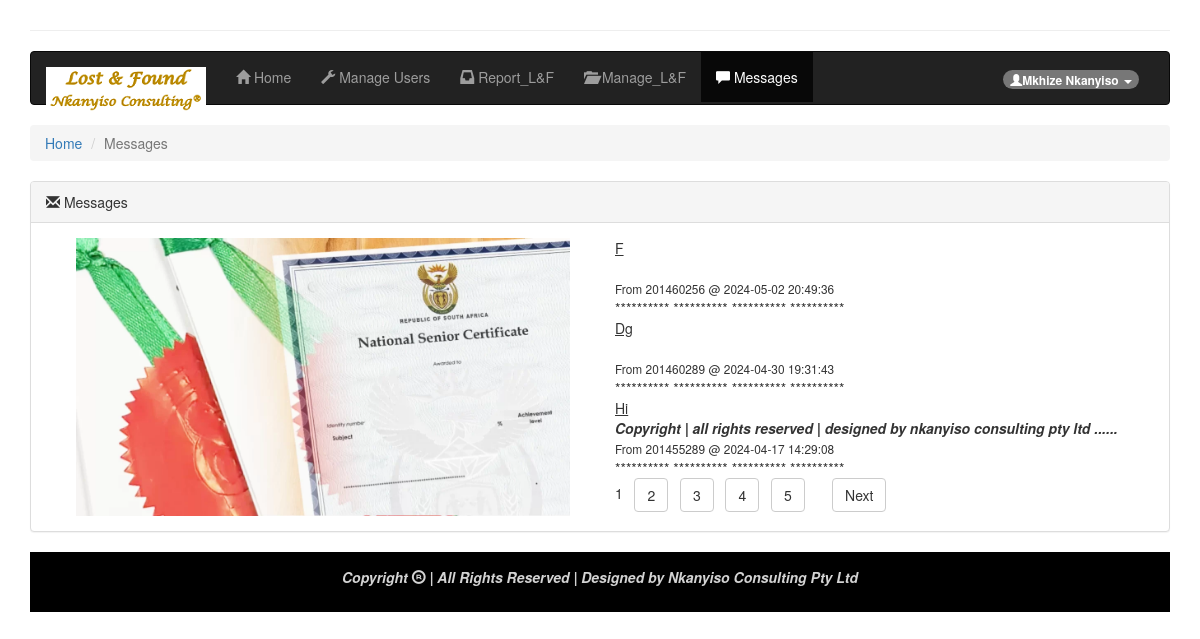
/messages.php (signed in), run on the app's committed database.
### tables this page shows
CREATE TABLE `comments` (
  `comment_id` int(11) NOT NULL,
  `student_no` text NOT NULL,
  `salute` text NOT NULL,
  `comment` varchar(200) NOT NULL,
  `comment_at` timestamp NOT NULL DEFAULT current_timestamp() ON UPDATE current_timestamp()
);

### messages.php (the view, shortened to what this page needs)
<?php
  include 'include_lf/connect.php';
  include 'include_lf/pagination_msg.php';
  $role = $_SESSION['role'];
  $surname = $_SESSION['surname'];
  $fullnames = $_SESSION['fullnames'];
?>
<!DOCTYPE html>
<html lang="en">
  <head>
      <link rel="stylesheet" href="https://maxcdn.bootstrapcdn.com/bootstrap/3.4.1/css/bootstrap.min.css">
      <link href="assets/css/bootstrap.min.css" rel="stylesheet">
  </head>
  <body>
    <div class="container">
      <hr/>
      <nav class="navbar navbar-inverse">
        <div class="container-fluid">
          <div class="navbar-header">
            <div class="navbar-header">
              <a class="navbar-brand" href="#"><img src="assets/images/logos.png" alt="logo"></a>
            </div>
          </div>
          <div class="collapse navbar-collapse" id="bs-example-navbar-collapse-1">
            <ul class="nav navbar-nav">
              <li>
                <a href="home.php"><i class="glyphicon glyphicon-home"></i> Home</a>
              </li>
              <li>
                <?php if ($role == 'Admin') { ?>
                  <a href="manage_users.php"><i class="glyphicon glyphicon-wrench"></i> Manage Users</a>
                <?php } ?>
              </li>
              <li>
                  <a href="report_lf.php"><i class="glyphicon glyphicon-inbox"></i> Report_L&F</a>
              </li>
              <li>
                <?php if ($role == 'Admin') { ?>
                  <a href="manage_lf.php"><i class="glyphicon glyphicon-folder-open"></i> Manage_L&F</a>
                <?php } ?>
              </li>
              <li class="active">
                <?php if ($role == 'Admin') { ?>
                  <a href="messages.php"><i class="glyphicon glyphicon-comment"></i> Messages</a>
                <?php } ?>
              </li>
            </ul>
            <ul class="nav navbar-nav navbar-right">
              <li class="dropdown">
                <a href="#" style="color: lightblue" class="dropdown-toggle" data-toggle="dropdown">
                  <span class="badge badge-light"> <i class="glyphicon glyphicon-user "></i><?php echo ucwords($surname.' '.$fullnames); ?> <span class="caret"></span></span></a>
              </li>
            </ul>
          </div>
        </div>
      </nav>
    <ol class="breadcrumb">
      <li><a href="home.php">Home</a></li>
		  <li class="active">Messages</li>
		</ol>
    <div class="panel panel-default">
      <div class="panel-heading">
        <?php if ($role == 'Admin') { ?>
				<div class="page-heading"> <i class="glyphicon glyphicon-envelope"></i> Messages</div>
        <?php } ?>
			</div>
      <div class="panel-body">
        <div class="col-md-6">
          <div class="col-sm-12">
            <img src="assets/images/report.WEBP" class="responsive_pics" alt="Isithome">
          </div>
        </div>
        <div class="col-md-6">
            <?php
            if (mysqli_num_rows($results) >= 1) {
              while($row = mysqli_fetch_array($results))
                {
                    $salute = ucwords($row['salute']);
                    $student_no = $row['student_no'];
                    $comment = ucfirst($row['comment']);
                    $comment_at= $row['comment_at'];
                    echo "<u>".$salute."</u>";
                    echo "<br>";
                    echo "<i><b>".$comment."</b></i>";
                    echo "<br>";
                    echo "<small>"."From ".$student_no." @ ".$comment_at."</small>";
                    echo "<br>";
                    echo "********** ********** ********** **********";
                    echo "<br>";
                  }
                }
              else
                {
                  echo "Nothing new have been reported for now";
                }
            ?>
            <div id="pagination_controls"><?php echo $paginationCtrls; ?></div>
          </div>
        <br>
      </div>
      </div>
      <footer>
        <p style="color: lightgrey" align="center"><i><b> Copyright <i class="glyphicon glyphicon-registration-mark"></i> | All Rights Reserved | Designed by Nkanyiso Consulting Pty Ltd</b></i></p>
      </footer>
    </div>
  </body>
</html>

### include_lf/pagination_msg.php (shortened to what this page needs)
<?php
	$query=mysqli_query($connect,"SELECT COUNT(`comment_id`) FROM `comments`; ");
	$row = mysqli_fetch_row($query);
	$rows = $row[0];
	$page_rows = 3;
	$last = ceil($rows/$page_rows);
	$pagenum = 1;
	$limit = 'LIMIT ' .($pagenum - 1) * $page_rows .',' .$page_rows;
	$results=mysqli_query($connect,"SELECT * FROM `comments` ORDER BY `comment_id` DESC $limit");
	$paginationCtrls = '';
	if($last != 1){
	$paginationCtrls .= ''.$pagenum.' &nbsp; ';
	for($i = $pagenum+1; $i <= $last; $i++){
		$paginationCtrls .= '<a href="'.$_SERVER['PHP_SELF'].'?pn='.$i.'"class="btn btn-default">'.$i.'</a> &nbsp; ';
		if($i >= $pagenum+4){
			break;
		}
	}
    if ($pagenum != $last) {
        $next = $pagenum + 1;
        $paginationCtrls .= ' &nbsp; &nbsp; <a href="'.$_SERVER['PHP_SELF'].'?pn='.$next.'" class="btn btn-default">Next</a> ';
    }
	}
?>

### messages.php (style rules this page uses)
footer { background-color: black; color: white; padding: 15px; }
.responsive_pics { width: 100%; height: auto; }

### data on the page
comments: salute "F", student_no "201460256", comment_at "2024-05-02 20:49:36"
comments: salute "Dg", student_no "201460289", comment_at "2024-04-30 19:31:43"
comments: salute "Hi", comment "Copyright | all rights reserved | designed by nkanyiso consulting pty ltd ......", student_no "201455289", comment_at "2024-04-17 14:29:08"

### other printed values
$surname.' '.$fullnames "Mkhize Nkanyiso"
